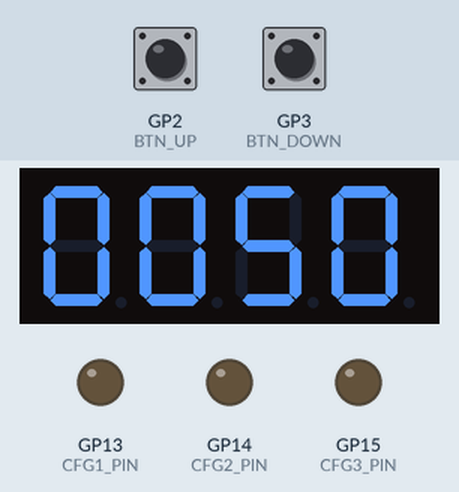
This program was run on a simulated Raspberry Pi Pico. Shown: 4-digit seven-segment display, output pins drawn as LEDs (lit = HIGH). Wiring (inferred from the names in the program): TM1637 display: clock GP7; DIO GP8. Inputs (shaded band) come from the test bench; at power-on: GP2 (BTN_UP) HIGH, GP3 (BTN_DOWN) HIGH. Pins used as bus, display or sensor lines are not drawn.

Above: at 1.2 s.
1.3 s: GP2 (BTN_UP) pulled LOW for 1 s
At 2.5 s:
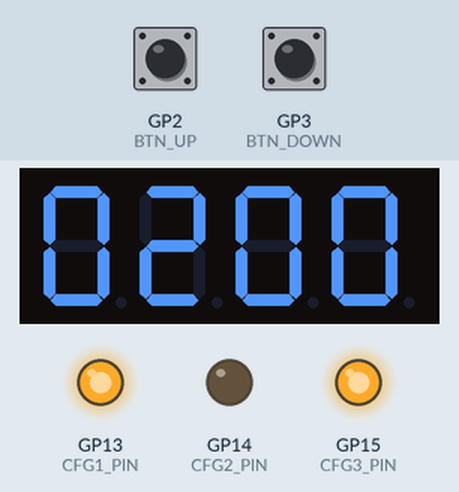
3.8 s: GP3 (BTN_DOWN) pulled LOW for 0.15 s
At 5.0 s:
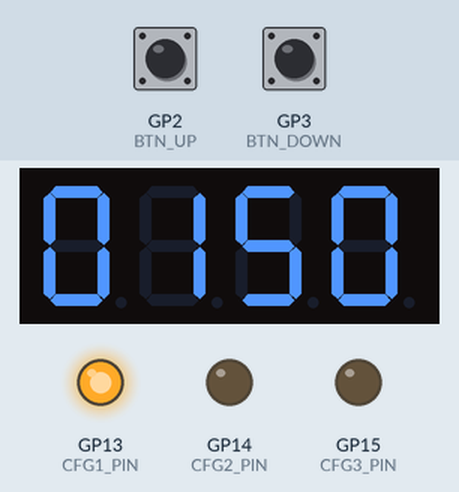
5.4 s: GP3 (BTN_DOWN) pulled LOW for 1 s
At 5.5 s:
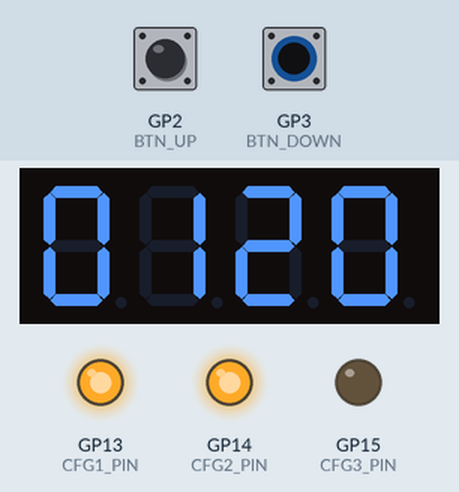
Timing chart, 0 to 8.4 s (numbered marks = the images above; inputs shaded):
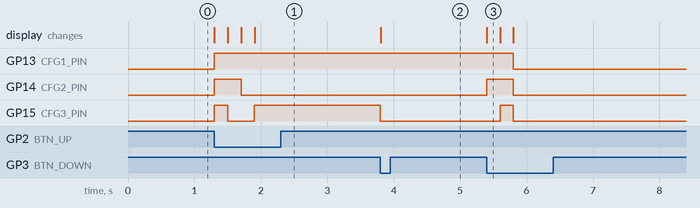

The program:

main.cpp
```cpp
#include <Arduino.h>

/* ========= PIN CONFIG ========= */
#define BTN_UP     2
#define BTN_DOWN   3

#define CFG1_PIN   13
#define CFG2_PIN   14
#define CFG3_PIN   15

#define TM_CLK     7
#define TM_DIO     8

/* ========= VOLTAGE + CFG TABLE ========= */
const uint8_t cfgTable[][3] = {
  {0,0,0}, // 5V
  {1,1,1}, // 9V
  {1,1,0}, // 12V
  {1,0,0}, // 15V
  {1,0,1}  // 20V
};

const uint8_t voltageTable[] = {5, 9, 12, 15, 20};
uint8_t level = 0;

/* ========= TM1637 DRIVER ========= */
const uint8_t segMap[] = {
  0x3f,0x06,0x5b,0x4f,0x66,
  0x6d,0x7d,0x07,0x7f,0x6f
};

void tmStart() {
  digitalWrite(TM_DIO, HIGH);
  digitalWrite(TM_CLK, HIGH);
  digitalWrite(TM_DIO, LOW);
}

void tmStop() {
  digitalWrite(TM_CLK, LOW);
  digitalWrite(TM_DIO, LOW);
  digitalWrite(TM_CLK, HIGH);
  digitalWrite(TM_DIO, HIGH);
}

void tmWrite(uint8_t data) {
  for (uint8_t i = 0; i < 8; i++) {
    digitalWrite(TM_CLK, LOW);
    digitalWrite(TM_DIO, data & 0x01);
    data >>= 1;
    digitalWrite(TM_CLK, HIGH);
  }
  digitalWrite(TM_CLK, LOW);
  pinMode(TM_DIO, INPUT);
  digitalWrite(TM_CLK, HIGH);
  pinMode(TM_DIO, OUTPUT);
}

void displayVoltage(uint8_t v) {
  uint16_t val = v * 10; // contoh: 5.0 -> 50
  uint8_t d[4] = {
    segMap[(val / 1000) % 10],
    segMap[(val / 100)  % 10],
    segMap[(val / 10)   % 10],
    segMap[val % 10]
  };

  tmStart(); tmWrite(0x40); tmStop();
  tmStart(); tmWrite(0xC0);
  for (uint8_t i = 0; i < 4; i++) tmWrite(d[i]);
  tmStop();
  tmStart(); tmWrite(0x88 | 0x07); tmStop(); // brightness max
}

/* ========= APPLY CFG ========= */
void applyCFG(uint8_t lvl) {
  digitalWrite(CFG1_PIN, cfgTable[lvl][0]);
  digitalWrite(CFG2_PIN, cfgTable[lvl][1]);
  digitalWrite(CFG3_PIN, cfgTable[lvl][2]);
  displayVoltage(voltageTable[lvl]);
}

void setup() {
  pinMode(BTN_UP, INPUT_PULLUP);
  pinMode(BTN_DOWN, INPUT_PULLUP);

  pinMode(CFG1_PIN, OUTPUT);
  pinMode(CFG2_PIN, OUTPUT);
  pinMode(CFG3_PIN, OUTPUT);

  pinMode(TM_CLK, OUTPUT);
  pinMode(TM_DIO, OUTPUT);

  applyCFG(level); // default 5V
}

void loop() {
  static uint32_t t = 0;
  if (millis() - t < 200) return;

  if (!digitalRead(BTN_UP) && level < 4) {
    level++;
    applyCFG(level);
    t = millis();
  }

  if (!digitalRead(BTN_DOWN) && level > 0) {
    level--;
    applyCFG(level);
    t = millis();
  }
}
```

Measured:
- after the input at 1.3 s, GP13 (CFG1_PIN): LOW → HIGH at once; GP14 (CFG2_PIN): LOW → HIGH at once, → LOW 0.40 s later; GP15 (CFG3_PIN): LOW → HIGH at once, → LOW 0.20 s later, → HIGH 0.40 s later; the display: first changes at once (image 1 shows a later state)
- after the input at 3.8 s, GP15 (CFG3_PIN): HIGH → LOW at once; the display: changes at once (image 2)
- after the input at 5.4 s, GP13 (CFG1_PIN): HIGH → LOW after 0.40 s; GP14 (CFG2_PIN): LOW → HIGH at once, → LOW 0.40 s later; GP15 (CFG3_PIN): LOW → HIGH after 0.20 s, → LOW 0.20 s later; the display: changes at once (image 3)
